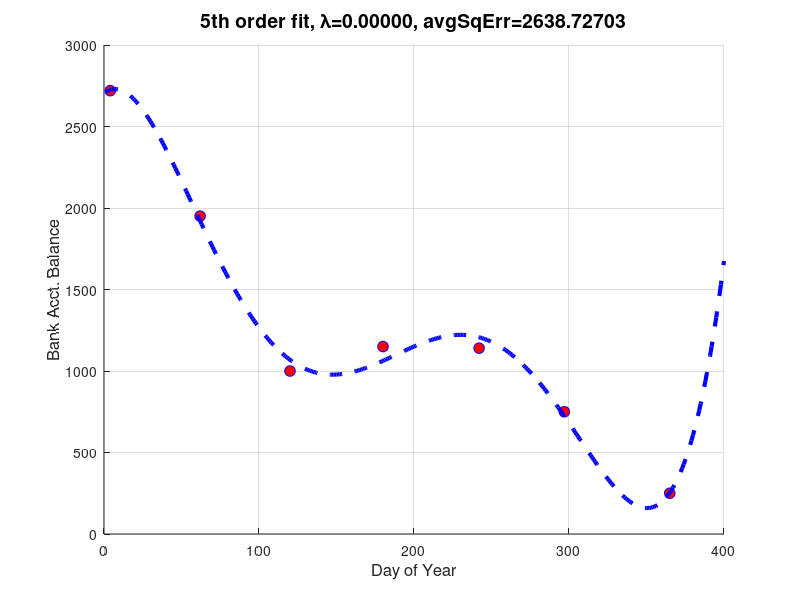

This figure's MATLAB source: (Note: this script raises an error after producing the figure.)
%===========================================================================
% question 1
%===========================================================================
clear;
close all;
x = [3 -2 5 1 0];
x1 = length(x)-1
x2 = 3+2+5+1+0
x3 = 9+4+25+1
x4 = max(x)


%===========================================================================
% question 2
%===========================================================================
% b


%===========================================================================
% question 3
%===========================================================================
% 4 coefficients contribute at L1=5


%===========================================================================
% question 4
%===========================================================================
% Line going up means that a specific coefficient has postive correlation
% with the cost function, the more influence it exerts, the higher the line. Line going
% down means that a specific coefficient has negative correlation with the cost
% function


%===========================================================================
% question 5
%===========================================================================
clear
%day of year
x = [4 62 120 180 242 297 365]';
%bank balance
y = [2720 1950 1000 1150 1140 750 250]';

M = [ones(length(x),1) x x.^2 x.^3 x.^4 x.^5];
theta = ((M'*M)\M')*y;
avgSqErr = sum((y-M*theta).^2)./length(y);
err = num2str(avgSqErr,'%.5f');
str = strcat('5th order fit, \lambda=0.00000, avgSqErr=', err);
graphX = (1:400)';
M2 = [ones(length(graphX),1) graphX graphX.^2 graphX.^3 graphX.^4 graphX.^5];
graphY = M2*theta;
% plot
figure
scatter(x, y, 60,'MarkerEdgeColor','b','MarkerFaceColor','r')
hold on
plot(graphX, graphY,'b--','MarkerSize',10,'LineWidth',3)
% labels
title(str,'fontsize',14)
xlabel('Day of Year','fontsize',12);
ylabel('Bank Acct. Balance','fontsize',12);
grid on
print('cmpe677_hwk3_5_5th_order','-dpng')


%===========================================================================
% question 6
%===========================================================================
clear
%percent of way in semester
x = [0 0.2072 0.3494 0.4965 0.6485 0.7833 0.9400]';
%bank balance ($K)
y = [2.150 1.541 0.790 0.909 0.901 0.593 0.198]' ;
% 5th order linear regression
lambda = 0.001;
model = [ones(length(x),1) x x.^2 x.^3 x.^4 x.^5];
theta = ((model'*model)\model')*y;
theta2 = regularNormalEquation(model,y,lambda);
avgSqErr = sum((y-model*theta2).^2)./length(y);
str = strcat('5th order regularized fit, \lambda=', num2str(lambda), ', avgSqErr=', num2str(avgSqErr,'%.5f'));
% plot 
figure
graphX = (0:0.001:1)';
M1 = [ones(length(graphX),1) graphX graphX.^2 graphX.^3 graphX.^4 graphX.^5];
graphY1 = M1*theta;
graphY2 = M1*theta2;
scatter(x, y, 60,'MarkerEdgeColor','b','MarkerFaceColor','r')
hold on
plot(graphX, graphY1,'b--','MarkerSize',10,'LineWidth',3)
plot(graphX, graphY2,'m--','MarkerSize',10,'LineWidth',3)
% labels
title(str,'fontsize',14)
xlabel('Percent of Way in Semester','fontsize',12);
ylabel('Bank Balance ($K)','fontsize',12);
legend('Data Point', 'Unregularized', 'Regularized')
grid on
print('cmpe677_hwk3_6_regularized','-dpng')



%===========================================================================
% question 7
%===========================================================================
clear
%percent of way in semester
x =[0 0.2072 0.3494 0.4965 0.6485 0.7833 0.9400]';
%bank balance ($K)
y =[2.150 1.541 0.790 0.909 0.901 0.593 0.198]';
lambda = [0 0.001 1];
D = [1 3 5];
D1 = [ones(length(x),1) x];
D3 = [ones(length(x),1) x x.^2 x.^3];
D5 = [ones(length(x),1) x x.^2 x.^3 x.^4 x.^5];
models = {D1, D3, D5};
count = 0;
index = 0;
figure
for lam = lambda
  count = 0;
  for d = D
    index = index + 1;
    count = count + 1;
    str = strcat('D=', num2str(d), ', \lambda=', num2str(lam));
    subplot(3,3,index)
    theta = regularNormalEquation(models{count},y,lam);
    theta2 = ((models{count}'*models{count})\models{count}')*y;
    scatter(x, y, 20,'MarkerEdgeColor','b','MarkerFaceColor','r')
    hold on
    plot(x,models{count}*theta,'m--')
    plot(x,models{count}*theta2,'b--')
    title(str,'fontsize',8)
  end
end
print('cmpe677_hwk3_7_3x3','-dpng')
    


%===========================================================================
% question 8
%===========================================================================
clear
figure
rng(2000);  %random number generator seed
mu = [0 0 ];
sigma = [4 1.5 ; 1.5 2];
r = mvnrnd(mu,sigma,50); %create two features, 50 samples of each
y = r(:,1);
x = (pi*(1:50)/20)';  %scale x for sin
y = 10*sin(x).*(4+y); % add some curvature
y = y + x*4;  % gradually rise over time
hold off;
plot(x,y,'x'); 

xtrain = x(1:2:end); ytrain = y(1:2:end);
xtest = x(2:2:end); ytest = y(2:2:end);
figure;
hold off
plot(xtrain, ytrain, 'rs', 'MarkerSize', 10,'LineWidth',3,'markerfacecolor','c','markeredgecolor','b'); % Plot the data
hold on
plot(xtest, ytest, 'ro', 'MarkerSize', 10,'LineWidth',3,'markerfacecolor','m','markeredgecolor','r'); % Plot the data
grid on; legend('train','test');

model = [ones(length(x),1) x x.^2 x.^3];
[theta, Stats] = lasso(model,y,'CV',2)
lassoPlot(theta, Stats, 'PLotType','CV')
print('cmpe677_hwk3_8_lasso','-dpng')

% you could use less regularization because looking at the graph,
% the MSE decreases as lambda decreases.



%===========================================================================
% question 9
%===========================================================================
clear
% Load Data
data = load('ex1data2.txt');
X = data(:, 1:2);
y = data(:, 3);
 
% Scale features and set them to zero mean with std=1
[Xnorm mu sigma] = featureNormalize(X);  % reuse this function from hwk2
 
% Add intercept term to X
Xdata = [ones(length(X),1) Xnorm];
 
% Init Theta and lambda
theta = ((Xdata'*Xdata)\Xdata')*y;  %well..this is the optimal solution
lambda=1;
 
%Run Compute Cost 
disp(computeCostReg(Xdata,y,theta, lambda))




%===========================================================================
% question 10
%===========================================================================
clear
data = load('ex1data1.txt'); % Dataset from Andrew Ng, Machine Learning MOOC
X = data(:, 1);
y = data(:, 2);
M = [ones(length(X),1) X];
theta_init = zeros(2, 1); % initialize fitting parameters to zero
% Some gradient descent settings
iterations = 1500;
alpha = 0.01;
lambda = 0;
% run gradient descent
theta_unreg = gradientDescentMultiReg(M, y, theta_init, alpha, iterations, lambda);
lin_reg = ((M'*M)\M')*y; % optimal solution
lambda = 1;
theta_reg = gradientDescentMultiReg(M, y, theta_init, alpha, iterations, lambda);
fprintf('Linear Regression: [%f,%f]\n',lin_reg);
fprintf('Gradient Descent: [%f,%f]\n',theta_unreg);
fprintf('Regularized Gradient Descent: [%f,%f]\n',theta_reg)

lambda = 100;
theta_reg = gradientDescentMultiReg(M, y, theta_init, alpha, iterations, lambda);
fprintf('Regularized Gradient Descent with lambda=100: [%f,%f]\n',theta_reg)